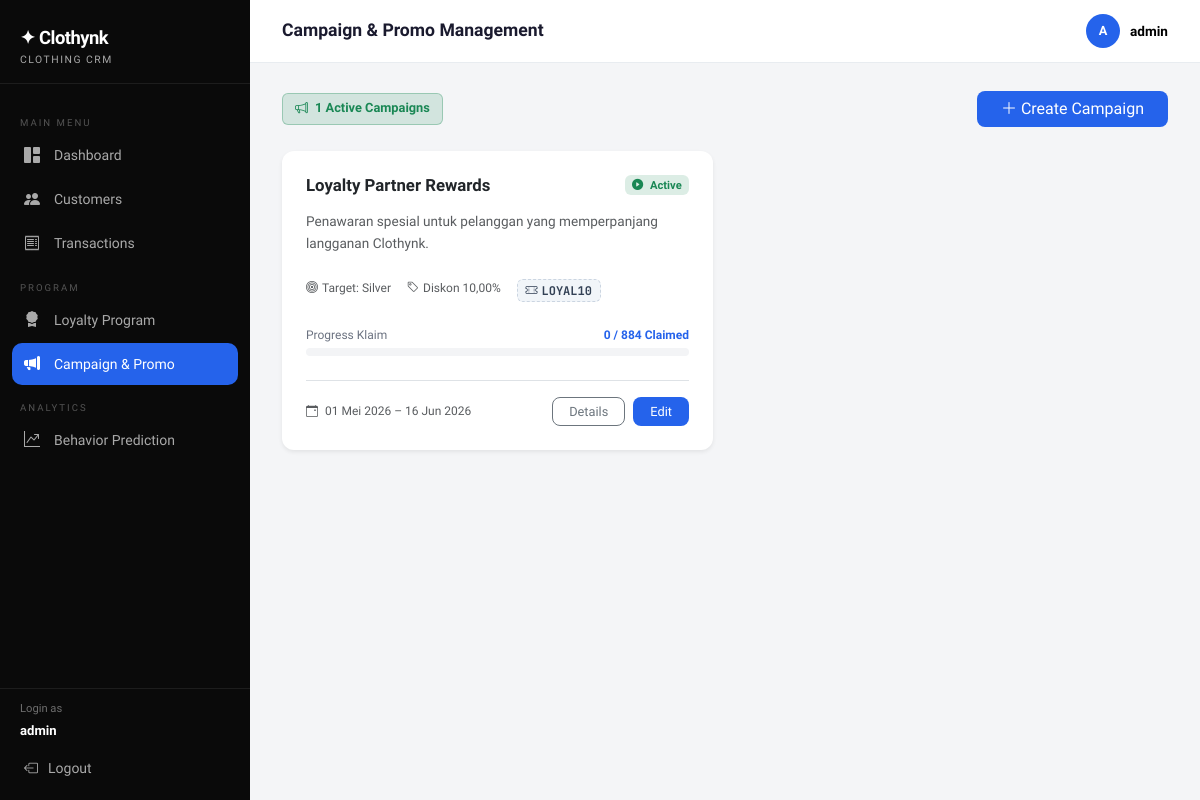
Page /campaign/ (signed in) on the committed database.
### core/models.py (models this page shows, shortened)
class Campaign(models.Model):
    TARGET_TIER_CHOICES = [('all', 'All')] + LoyaltyProfile.TIER_CHOICES
    name                = models.CharField(max_length=150, verbose_name='Campaign Name')
    description         = models.TextField(verbose_name='Description')
    start_date          = models.DateField(verbose_name='Start Date')
    end_date            = models.DateField(verbose_name='End Date')
    target_tier         = models.CharField(max_length=10, choices=TARGET_TIER_CHOICES, default='all', verbose_name='Target Tier')
    discount_percentage = models.DecimalField(max_digits=5, decimal_places=2, verbose_name='Discount (%)')
    voucher_code        = models.CharField(max_length=50, verbose_name='Voucher Code')
    is_active           = models.BooleanField(default=True, verbose_name='Active?')
    created_at          = models.DateTimeField(auto_now_add=True)
    def is_running(self):
        today = timezone.now().date()
        return self.start_date <= today <= self.end_date
    def get_target_count(self):
        if self.target_tier == 'all':
            return Customer.objects.count()
        return LoyaltyProfile.objects.filter(tier=self.target_tier).count()
    class Meta:
        ordering = ['-created_at']
        verbose_name = 'Campaign'
        verbose_name_plural = 'Campaign'

### core/views.py (the view)
# urls.py: path('campaign/', views.campaign_list, name='campaign_list'),
@login_required
def campaign_list(request):
    campaigns = Campaign.objects.all().order_by('-id')
    today = timezone.now().date()
    for campaign in campaigns:
        if campaign.target_tier == 'all':
            target_customer_ids = Customer.objects.values_list('id', flat=True)
        else:
            target_customer_ids = LoyaltyProfile.objects.filter(
                tier=campaign.target_tier
            ).values_list('customer_id', flat=True)
        campaign.claimed_count = Transaction.objects.filter(
            customer_id__in=target_customer_ids,
            discount_used=True,
            date__date__gte=campaign.start_date,
            date__date__lte=campaign.end_date
        ).count()
        target_count = campaign.get_target_count() or 1
        campaign.claim_percentage = min(int((campaign.claimed_count / target_count) * 100), 100)
    active_count = campaigns.filter(is_active=True, start_date__lte=today, end_date__gte=today).count()
    return render(request, 'core/campaign_list.html', {
        'campaigns': campaigns,
        'active_count': active_count
    })

### core/templates/core/campaign_list.html (shortened to what this page needs)
{% extends 'core/base.html' %}
{% load crm_tags %}
{% block page_title %}Campaign & Promo Management{% endblock %}
{% block content %}
<div class="d-flex justify-content-between align-items-center mb-4">
    <span class="badge" style="background: rgba(25, 135, 84, 0.15); color: #198754; font-size: 0.8rem; padding: 8px 12px; border: 1px solid rgba(25, 135, 84, 0.3); font-weight: 600;">
        <i class="bi bi-megaphone me-1"></i> {{ active_count }} Active Campaigns
    </span>
    <a href="{% url 'campaign_add' %}" class="btn btn-accent px-4" style="border-radius: 8px; font-weight: 500;">
        <i class="bi bi-plus-lg me-1"></i>Create Campaign
    </a>
</div>
<div class="row g-4">
    {% for campaign in campaigns %}
    <div class="col-md-6">
        <div class="card h-100 shadow-sm border-0" style="border-radius: 12px;">
            <div class="card-body p-4">
                <div class="d-flex justify-content-between align-items-start mb-3">
                    <h6 class="fw-bold mb-0 text-dark" style="font-size: 1.05rem;">{{ campaign.name }}</h6>
                    {% if not campaign.is_active %}
                        <span class="badge bg-light text-secondary" style="font-size:0.7rem;"><i class="bi bi-pause-circle-fill me-1"></i>Inactive</span>
                    {% elif campaign.is_running %}
                        <span class="badge" style="background: rgba(25, 135, 84, 0.15); color: #198754; font-size: 0.7rem;"><i class="bi bi-play-circle-fill me-1"></i> Active</span>
                    {% elif campaign.is_upcoming %}
                        <span class="badge" style="background:#EFF6FF; color:#2563EB; font-size:0.7rem;"><i class="bi bi-clock-fill me-1"></i> Upcoming</span>
                    {% elif campaign.is_completed %}
                        <span class="badge" style="background:#F3F4F6; color:#6B7280; font-size:0.7rem;"><i class="bi bi-check-circle-fill me-1"></i> Completed</span>
                    {% endif %}
                </div>
                <p class="text-muted mb-4" style="font-size:0.85rem; line-height: 1.6;">{{ campaign.description|truncatechars:120 }}</p>
                <div class="d-flex flex-wrap gap-3 mb-4">
                    <span class="text-muted" style="font-size:0.75rem;"><i class="bi bi-bullseye me-1"></i>Target: {{ campaign.get_target_tier_display }}</span>
                    <span class="text-muted" style="font-size:0.75rem;"><i class="bi bi-tag me-1"></i>Diskon {{ campaign.discount_percentage }}%</span>
                    {% if campaign.voucher_code %}
                    <span class="badge mono" style="background:#F1F5F9; color:#334155; font-size:0.75rem; font-weight: 700; border: 1px dashed #CBD5E1;">
                        <i class="bi bi-ticket-perforated me-1"></i>{{ campaign.voucher_code }}
                    </span>
                    {% endif %}
                </div>
                <div class="mb-4">
                    <div class="d-flex justify-content-between mb-1">
                        <span style="font-size: 0.75rem; color: #6B7280;">Progress Klaim</span>
                        <span style="font-size: 0.75rem; font-weight: 600; color: #2563EB;">
                            {{ campaign.claimed_count }} / {{ campaign.get_target_count }} Claimed
                        </span>
                    </div>
                    <div class="progress" style="height: 8px; border-radius: 4px; background-color: #F3F4F6;">
                    </div>
                </div>
<div class="d-flex align-items-center justify-content-between mt-auto pt-3 border-top">
    <small class="text-muted" style="font-size:0.75rem; font-weight: 500;">
        <i class="bi bi-calendar-event me-1"></i> {{ campaign.start_date|date:"d M Y" }} – {{ campaign.end_date|date:"d M Y" }}
    </small>
    <div class="d-flex gap-2">
        <a href="{% url 'campaign_detail' campaign.pk %}"
           class="btn btn-sm btn-outline-secondary px-3"
           style="border-radius:8px; font-weight:500; font-size:0.8rem;">
           Details
        </a>
        <a href="{% url 'campaign_edit' campaign.pk %}"
           class="btn btn-sm px-3"
           style="background-color: #2563EB; color: white; border-radius:8px; font-weight:500; font-size:0.8rem;">
           Edit
        </a>
    </div>
</div>
            </div>
        </div>
    </div>
    {% endfor %}
</div>
{% endblock %}

### core/templates/core/base.html (shortened to what this page needs)
{% load crm_tags %}
<!DOCTYPE html>
<html lang="id">
<head>
  <link href="https://cdnjs.cloudflare.com/ajax/libs/bootstrap/5.3.2/css/bootstrap.min.css" rel="stylesheet">
  <link href="https://cdnjs.cloudflare.com/ajax/libs/bootstrap-icons/1.11.3/font/bootstrap-icons.min.css" rel="stylesheet">
</head>
<body>
<nav id="sidebar">
  <div class="sidebar-brand">
    <div class="brand-name">✦ Clothynk</div>
    <div class="brand-sub">Clothing CRM</div>
  </div>
  <div class="sidebar-nav">
    <div class="nav-section-label">Main Menu</div>
    <a href="{% url 'dashboard' %}" class="nav-link {% if request.resolver_match.url_name == 'dashboard' %}active{% endif %}">
      <i class="bi bi-grid-1x2-fill"></i> Dashboard
    </a>
    <a href="{% url 'customer_list' %}" class="nav-link {% if 'customer' in request.resolver_match.url_name %}active{% endif %}">
      <i class="bi bi-people-fill"></i> Customers
    </a>
    <a href="{% url 'transaction_list' %}" class="nav-link {% if 'transaction' in request.resolver_match.url_name %}active{% endif %}">
      <i class="bi bi-receipt"></i> Transactions
    </a>
    <div class="nav-section-label">Program</div>
    <a href="{% url 'loyalty_list' %}" class="nav-link {% if request.resolver_match.url_name == 'loyalty_list' %}active{% endif %}">
      <i class="bi bi-award-fill"></i> Loyalty Program
    </a>
    <a href="{% url 'campaign_list' %}" class="nav-link {% if 'campaign' in request.resolver_match.url_name %}active{% endif %}">
      <i class="bi bi-megaphone-fill"></i> Campaign & Promo
    </a>
    <div class="nav-section-label">Analytics</div>
    <a href="{% url 'analytics' %}" class="nav-link {% if request.resolver_match.url_name == 'analytics' %}active{% endif %}">
      <i class="bi bi-graph-up-arrow"></i> Behavior Prediction
    </a>
  </div>
  <div class="sidebar-footer">
    <div class="px-2 pb-1 text-white" style="font-size:0.7rem; opacity:0.4;">Login as</div>
    <div class="px-2 pb-2 text-white" style="font-size:0.82rem; font-weight:600;">{{ request.user.username }}</div>
    <a href="{% url 'logout' %}" class="nav-link"><i class="bi bi-box-arrow-left"></i> Logout</a>
  </div>
</nav>
<div id="main">
  <div class="topbar">
    <h1>{% block page_title %}Dashboard{% endblock %}</h1>
    <div class="user-badge">
      <div class="user-avatar">{{ request.user.username|first|upper }}</div>
      <div class="text-black">{{ request.user.username }}</div>
    </div>
  </div>
  <div class="page-content">
    {% block content %}{% endblock %}
  </div>
</div>
</body>
</html>

### core/templates/core/base.html (style rules this page uses)
:root { --sidebar-w: 250px; --brand: #0A0A0A; --accent: #2563EB; --accent2: #3B82F6; --bronze: #CD7F32; --silver: #9E9E9E; --gold: #FFC107; --platinum: #B0BEC5; --success-soft: #D1FAE5; --warning-soft: #FEF3C7; --danger-soft: #FEE2E2; --bg: #F4F5F7; --card-bg: #FFFFFF; --sidebar-bg: #0A0A0A; --sidebar-text: rgba(255,255,255,0.65); --sidebar-active: #FFFFFF; }
* { box-sizing: border-box; }
body { font-family: 'Plus Jakarta Sans', sans-serif; background: var(--bg); color: #1A1A2E; }
code, .mono { font-family: 'JetBrains Mono', monospace; }
#sidebar { width: var(--sidebar-w); min-height: 100vh; background: var(--sidebar-bg); position: fixed; left: 0; top: 0; display: flex; flex-direction: column; z-index: 100; transition: transform .25s ease; }
.sidebar-brand { padding: 24px 20px 16px; border-bottom: 1px solid rgba(255,255,255,0.08); }
.sidebar-brand .brand-name { font-size: 1.15rem; font-weight: 800; color: #fff; letter-spacing: -0.5px; }
.sidebar-brand .brand-sub { font-size: 0.65rem; color: var(--sidebar-text); text-transform: uppercase; letter-spacing: 1.5px; }
.sidebar-nav { padding: 16px 12px; flex: 1; }
.nav-section-label { font-size: 0.6rem; text-transform: uppercase; letter-spacing: 2px; color: rgba(255,255,255,0.3); padding: 8px 8px 4px; margin-top: 8px; }
.sidebar-nav .nav-link { color: var(--sidebar-text); border-radius: 10px; padding: 9px 12px; font-size: 0.875rem; font-weight: 500; display: flex; align-items: center; gap: 10px; margin-bottom: 2px; transition: background .15s, color .15s; }
.sidebar-nav .nav-link.active { background: var(--accent); color: #fff; }
.sidebar-nav .nav-link i { font-size: 1rem; width: 20px; }
.sidebar-footer { padding: 12px; border-top: 1px solid rgba(255,255,255,0.08); }
.sidebar-footer .nav-link { color: var(--sidebar-text); font-size: 0.875rem; font-weight: 500; display: flex; align-items: center; gap: 10px; padding: 9px 12px; border-radius: 10px; }
#main { margin-left: var(--sidebar-w); min-height: 100vh; }
.topbar { background: #fff; border-bottom: 1px solid #E8ECF0; padding: 14px 32px; display: flex; align-items: center; justify-content: space-between; position: sticky; top: 0; z-index: 50; }
.topbar h1 { font-size: 1.1rem; font-weight: 700; color: #1A1A2E; margin: 0; }
.topbar .user-badge { display: flex; align-items: center; gap: 10px; font-size: 0.85rem; font-weight: 600; color: #555; }
.user-avatar { width: 34px; height: 34px; background: var(--accent); border-radius: 50%; display: flex; align-items: center; justify-content: center; color: #fff; font-size: 0.8rem; font-weight: 700; }
.page-content { padding: 28px 32px; }
.card { border: none; border-radius: 16px; box-shadow: 0 1px 3px rgba(0,0,0,0.07), 0 4px 16px rgba(0,0,0,0.04); background: var(--card-bg); }
.progress { height: 6px; border-radius: 10px; background: #F0F0F0; }
.btn-accent { background: var(--accent); color: #fff; border: none; font-weight: 600; border-radius: 10px; }

### rows in the picture
Campaign: name "Loyalty Partner Rewards", is_active True (drawn), description "Penawaran spesial untuk pelanggan yang memperpanjang langganan Clothynk.", target_tier "Silver", discount_percentage "10,00", voucher_code "LOYAL10", claimed_count "0", get_target_count "884", start_date "01 Mei 2026", end_date "16 Jun 2026"

### other values in the picture
{{ request.user.username }} "admin"
{{ request.user.username|first|upper }} "A"
{{ active_count }} "1"
